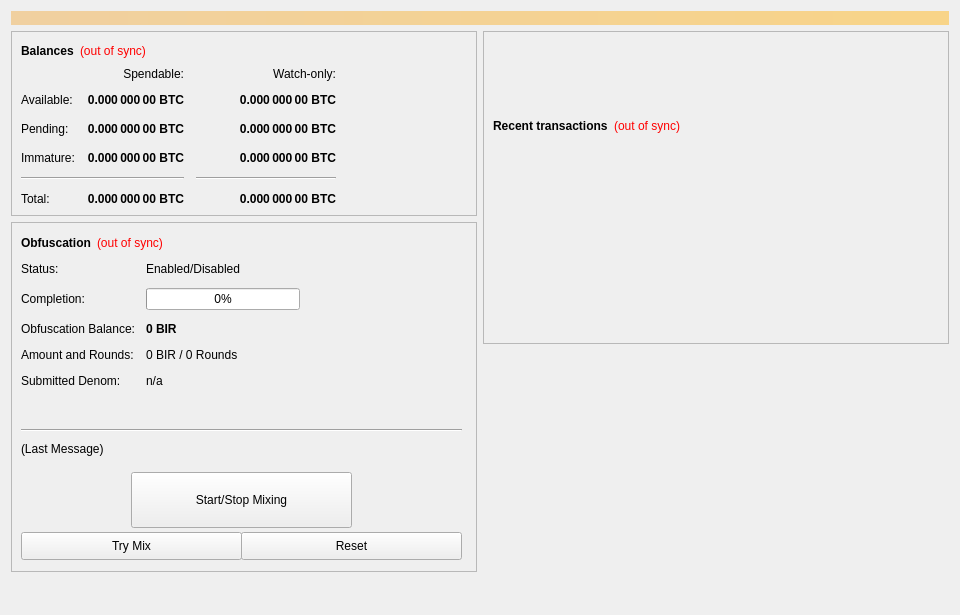
<?xml version="1.0" encoding="UTF-8"?>
<ui version="4.0">
 <class>OverviewPage</class>
 <widget class="QWidget" name="OverviewPage">
  <property name="geometry">
   <rect>
    <x>0</x>
    <y>0</y>
    <width>960</width>
    <height>615</height>
   </rect>
  </property>
  <property name="minimumSize">
   <size>
    <width>960</width>
    <height>0</height>
   </size>
  </property>
  <property name="windowTitle">
   <string>Form</string>
  </property>
  <layout class="QVBoxLayout" name="topLayout">
   <item>
    <widget class="QLabel" name="labelAlerts">
     <property name="visible">
      <bool>false</bool>
     </property>
     <property name="styleSheet">
      <string notr="true">background-color: qlineargradient(x1: 0, y1: 0, x2: 1, y2: 0, stop:0 #F0D0A0, stop:1 #F8D488); color:#000000;</string>
     </property>
     <property name="wordWrap">
      <bool>true</bool>
     </property>
     <property name="margin">
      <number>3</number>
     </property>
    </widget>
   </item>
   <item>
    <layout class="QHBoxLayout" name="horizontalLayout" stretch="1,1">
     <item>
      <layout class="QVBoxLayout" name="verticalLayout_2">
       <item>
        <widget class="QFrame" name="frame">
         <property name="frameShape">
          <enum>QFrame::StyledPanel</enum>
         </property>
         <property name="frameShadow">
          <enum>QFrame::Raised</enum>
         </property>
         <layout class="QVBoxLayout" name="verticalLayout_4">
          <item>
           <layout class="QHBoxLayout" name="horizontalLayout_4">
            <item>
             <widget class="QLabel" name="label_5">
              <property name="font">
               <font>
                <weight>75</weight>
                <bold>true</bold>
               </font>
              </property>
              <property name="text">
               <string>Balances</string>
              </property>
             </widget>
            </item>
            <item>
             <widget class="QLabel" name="labelWalletStatus">
              <property name="cursor">
               <cursorShape>WhatsThisCursor</cursorShape>
              </property>
              <property name="toolTip">
               <string>The displayed information may be out of date. Your wallet automatically synchronizes with the BirakeCoin network after a connection is established, but this process has not completed yet.</string>
              </property>
              <property name="styleSheet">
               <string notr="true">QLabel { color: red; }</string>
              </property>
              <property name="text">
               <string notr="true">(out of sync)</string>
              </property>
              <property name="alignment">
               <set>Qt::AlignLeading|Qt::AlignLeft|Qt::AlignVCenter</set>
              </property>
             </widget>
            </item>
            <item>
             <spacer name="horizontalSpacer_3">
              <property name="orientation">
               <enum>Qt::Horizontal</enum>
              </property>
              <property name="sizeHint" stdset="0">
               <size>
                <width>40</width>
                <height>20</height>
               </size>
              </property>
             </spacer>
            </item>
           </layout>
          </item>
          <item>
           <layout class="QGridLayout" name="gridLayout">
            <property name="spacing">
             <number>12</number>
            </property>
            <item row="2" column="2">
             <widget class="QLabel" name="labelWatchPending">
              <property name="font">
               <font>
                <weight>75</weight>
                <bold>true</bold>
               </font>
              </property>
              <property name="cursor">
               <cursorShape>IBeamCursor</cursorShape>
              </property>
              <property name="toolTip">
               <string>Unconfirmed transactions to watch-only addresses</string>
              </property>
              <property name="text">
               <string notr="true">0.000 000 00 BTC</string>
              </property>
              <property name="alignment">
               <set>Qt::AlignRight|Qt::AlignTrailing|Qt::AlignVCenter</set>
              </property>
              <property name="textInteractionFlags">
               <set>Qt::LinksAccessibleByMouse|Qt::TextSelectableByKeyboard|Qt::TextSelectableByMouse</set>
              </property>
             </widget>
            </item>
            <item row="2" column="1">
             <widget class="QLabel" name="labelUnconfirmed">
              <property name="font">
               <font>
                <weight>75</weight>
                <bold>true</bold>
               </font>
              </property>
              <property name="cursor">
               <cursorShape>IBeamCursor</cursorShape>
              </property>
              <property name="toolTip">
               <string>Total of transactions that have yet to be confirmed, and do not yet count toward the spendable balance</string>
              </property>
              <property name="text">
               <string notr="true">0.000 000 00 BTC</string>
              </property>
              <property name="alignment">
               <set>Qt::AlignRight|Qt::AlignTrailing|Qt::AlignVCenter</set>
              </property>
              <property name="textInteractionFlags">
               <set>Qt::LinksAccessibleByMouse|Qt::TextSelectableByKeyboard|Qt::TextSelectableByMouse</set>
              </property>
             </widget>
            </item>
            <item row="3" column="2">
             <widget class="QLabel" name="labelWatchImmature">
              <property name="font">
               <font>
                <weight>75</weight>
                <bold>true</bold>
               </font>
              </property>
              <property name="cursor">
               <cursorShape>IBeamCursor</cursorShape>
              </property>
              <property name="toolTip">
               <string>Staked or masternode rewards in watch-only addresses that has not yet matured</string>
              </property>
              <property name="text">
               <string notr="true">0.000 000 00 BTC</string>
              </property>
              <property name="alignment">
               <set>Qt::AlignRight|Qt::AlignTrailing|Qt::AlignVCenter</set>
              </property>
              <property name="textInteractionFlags">
               <set>Qt::LinksAccessibleByMouse|Qt::TextSelectableByKeyboard|Qt::TextSelectableByMouse</set>
              </property>
             </widget>
            </item>
            <item row="4" column="0" colspan="2">
             <widget class="Line" name="lineSpendableBalance">
              <property name="orientation">
               <enum>Qt::Horizontal</enum>
              </property>
             </widget>
            </item>
            <item row="4" column="2">
             <widget class="Line" name="lineWatchBalance">
              <property name="sizePolicy">
               <sizepolicy hsizetype="Preferred" vsizetype="Fixed">
                <horstretch>0</horstretch>
                <verstretch>0</verstretch>
               </sizepolicy>
              </property>
              <property name="minimumSize">
               <size>
                <width>140</width>
                <height>0</height>
               </size>
              </property>
              <property name="orientation">
               <enum>Qt::Horizontal</enum>
              </property>
             </widget>
            </item>
            <item row="5" column="0">
             <widget class="QLabel" name="labelTotalText">
              <property name="text">
               <string>Total:</string>
              </property>
             </widget>
            </item>
            <item row="3" column="1">
             <widget class="QLabel" name="labelImmature">
              <property name="font">
               <font>
                <weight>75</weight>
                <bold>true</bold>
               </font>
              </property>
              <property name="cursor">
               <cursorShape>IBeamCursor</cursorShape>
              </property>
              <property name="toolTip">
               <string>Staked or masternode rewards that has not yet matured</string>
              </property>
              <property name="text">
               <string notr="true">0.000 000 00 BTC</string>
              </property>
              <property name="alignment">
               <set>Qt::AlignRight|Qt::AlignTrailing|Qt::AlignVCenter</set>
              </property>
              <property name="textInteractionFlags">
               <set>Qt::LinksAccessibleByMouse|Qt::TextSelectableByKeyboard|Qt::TextSelectableByMouse</set>
              </property>
             </widget>
            </item>
            <item row="2" column="3">
             <spacer name="horizontalSpacer_2">
              <property name="orientation">
               <enum>Qt::Horizontal</enum>
              </property>
              <property name="sizeHint" stdset="0">
               <size>
                <width>40</width>
                <height>20</height>
               </size>
              </property>
             </spacer>
            </item>
            <item row="3" column="0">
             <widget class="QLabel" name="labelImmatureText">
              <property name="text">
               <string>Immature:</string>
              </property>
             </widget>
            </item>
            <item row="5" column="1">
             <widget class="QLabel" name="labelTotal">
              <property name="font">
               <font>
                <weight>75</weight>
                <bold>true</bold>
               </font>
              </property>
              <property name="cursor">
               <cursorShape>IBeamCursor</cursorShape>
              </property>
              <property name="toolTip">
               <string>Your current total balance</string>
              </property>
              <property name="text">
               <string notr="true">0.000 000 00 BTC</string>
              </property>
              <property name="alignment">
               <set>Qt::AlignRight|Qt::AlignTrailing|Qt::AlignVCenter</set>
              </property>
              <property name="textInteractionFlags">
               <set>Qt::LinksAccessibleByMouse|Qt::TextSelectableByKeyboard|Qt::TextSelectableByMouse</set>
              </property>
             </widget>
            </item>
            <item row="5" column="2">
             <widget class="QLabel" name="labelWatchTotal">
              <property name="font">
               <font>
                <weight>75</weight>
                <bold>true</bold>
               </font>
              </property>
              <property name="cursor">
               <cursorShape>IBeamCursor</cursorShape>
              </property>
              <property name="toolTip">
               <string>Current total balance in watch-only addresses</string>
              </property>
              <property name="text">
               <string notr="true">0.000 000 00 BTC</string>
              </property>
              <property name="alignment">
               <set>Qt::AlignRight|Qt::AlignTrailing|Qt::AlignVCenter</set>
              </property>
              <property name="textInteractionFlags">
               <set>Qt::LinksAccessibleByMouse|Qt::TextSelectableByKeyboard|Qt::TextSelectableByMouse</set>
              </property>
             </widget>
            </item>
            <item row="0" column="2">
             <widget class="QLabel" name="labelWatchonly">
              <property name="text">
               <string>Watch-only:</string>
              </property>
              <property name="alignment">
               <set>Qt::AlignRight|Qt::AlignTrailing|Qt::AlignVCenter</set>
              </property>
             </widget>
            </item>
            <item row="1" column="0">
             <widget class="QLabel" name="labelBalanceText">
              <property name="text">
               <string>Available:</string>
              </property>
             </widget>
            </item>
            <item row="1" column="1">
             <widget class="QLabel" name="labelBalance">
              <property name="font">
               <font>
                <weight>75</weight>
                <bold>true</bold>
               </font>
              </property>
              <property name="cursor">
               <cursorShape>IBeamCursor</cursorShape>
              </property>
              <property name="toolTip">
               <string>Your current spendable balance</string>
              </property>
              <property name="text">
               <string notr="true">0.000 000 00 BTC</string>
              </property>
              <property name="alignment">
               <set>Qt::AlignRight|Qt::AlignTrailing|Qt::AlignVCenter</set>
              </property>
              <property name="textInteractionFlags">
               <set>Qt::LinksAccessibleByMouse|Qt::TextSelectableByKeyboard|Qt::TextSelectableByMouse</set>
              </property>
             </widget>
            </item>
            <item row="1" column="2">
             <widget class="QLabel" name="labelWatchAvailable">
              <property name="font">
               <font>
                <weight>75</weight>
                <bold>true</bold>
               </font>
              </property>
              <property name="cursor">
               <cursorShape>IBeamCursor</cursorShape>
              </property>
              <property name="toolTip">
               <string>Your current balance in watch-only addresses</string>
              </property>
              <property name="text">
               <string notr="true">0.000 000 00 BTC</string>
              </property>
              <property name="alignment">
               <set>Qt::AlignRight|Qt::AlignTrailing|Qt::AlignVCenter</set>
              </property>
              <property name="textInteractionFlags">
               <set>Qt::LinksAccessibleByMouse|Qt::TextSelectableByKeyboard|Qt::TextSelectableByMouse</set>
              </property>
             </widget>
            </item>
            <item row="2" column="0">
             <widget class="QLabel" name="labelPendingText">
              <property name="text">
               <string>Pending:</string>
              </property>
             </widget>
            </item>
            <item row="0" column="1">
             <widget class="QLabel" name="labelSpendable">
              <property name="text">
               <string>Spendable:</string>
              </property>
              <property name="alignment">
               <set>Qt::AlignRight|Qt::AlignTrailing|Qt::AlignVCenter</set>
              </property>
             </widget>
            </item>
           </layout>
          </item>
         </layout>
        </widget>
       </item>
       <item>
        <widget class="QFrame" name="frameObfuscation">
         <property name="minimumSize">
          <size>
           <width>0</width>
           <height>350</height>
          </size>
         </property>
         <property name="layoutDirection">
          <enum>Qt::LeftToRight</enum>
         </property>
         <property name="frameShape">
          <enum>QFrame::StyledPanel</enum>
         </property>
         <property name="frameShadow">
          <enum>QFrame::Raised</enum>
         </property>
         <widget class="QWidget" name="formLayoutWidget">
          <property name="geometry">
           <rect>
            <x>10</x>
            <y>40</y>
            <width>451</width>
            <height>161</height>
           </rect>
          </property>
          <layout class="QFormLayout" name="formLayout">
           <property name="fieldGrowthPolicy">
            <enum>QFormLayout::AllNonFixedFieldsGrow</enum>
           </property>
           <property name="horizontalSpacing">
            <number>11</number>
           </property>
           <property name="verticalSpacing">
            <number>12</number>
           </property>
           <item row="0" column="0">
            <widget class="QLabel" name="label_6">
             <property name="text">
              <string>Status:</string>
             </property>
            </widget>
           </item>
           <item row="1" column="0">
            <widget class="QLabel" name="label_7">
             <property name="text">
              <string>Completion:</string>
             </property>
            </widget>
           </item>
           <item row="1" column="1">
            <widget class="QProgressBar" name="obfuscationProgress">
             <property name="maximumSize">
              <size>
               <width>154</width>
               <height>16777215</height>
              </size>
             </property>
             <property name="value">
              <number>0</number>
             </property>
            </widget>
           </item>
           <item row="2" column="0">
            <widget class="QLabel" name="labelAnonymizedText">
             <property name="text">
              <string>Obfuscation Balance:</string>
             </property>
            </widget>
           </item>
           <item row="2" column="1">
            <widget class="QLabel" name="labelAnonymized">
             <property name="font">
              <font>
               <weight>75</weight>
               <bold>true</bold>
              </font>
             </property>
             <property name="text">
              <string notr="true">0 BIR</string>
             </property>
            </widget>
           </item>
           <item row="3" column="0">
            <widget class="QLabel" name="label_8">
             <property name="text">
              <string>Amount and Rounds:</string>
             </property>
            </widget>
           </item>
           <item row="3" column="1">
            <widget class="QLabel" name="labelAmountRounds">
             <property name="text">
              <string>0 BIR / 0 Rounds</string>
             </property>
            </widget>
           </item>
           <item row="4" column="0">
            <widget class="QLabel" name="label_9">
             <property name="text">
              <string>Submitted Denom:</string>
             </property>
            </widget>
           </item>
           <item row="4" column="1">
            <widget class="QLabel" name="labelSubmittedDenom">
             <property name="toolTip">
              <string>The denominations you submitted to the Masternode.&lt;br&gt;To mix, other users must submit the exact same denominations.</string>
             </property>
             <property name="text">
              <string>n/a</string>
             </property>
            </widget>
           </item>
           <item row="0" column="1">
            <widget class="QLabel" name="obfuscationEnabled">
             <property name="text">
              <string>Enabled/Disabled</string>
             </property>
            </widget>
           </item>
          </layout>
         </widget>
         <widget class="QPushButton" name="runAutoDenom">
          <property name="geometry">
           <rect>
            <x>251</x>
            <y>17</y>
            <width>1</width>
            <height>1</height>
           </rect>
          </property>
          <property name="palette">
           <palette>
            <active>
             <colorrole role="WindowText">
              <brush brushstyle="SolidPattern">
               <color alpha="255">
                <red>0</red>
                <green>0</green>
                <blue>0</blue>
               </color>
              </brush>
             </colorrole>
             <colorrole role="Button">
              <brush brushstyle="SolidPattern">
               <color alpha="255">
                <red>239</red>
                <green>238</green>
                <blue>238</blue>
               </color>
              </brush>
             </colorrole>
             <colorrole role="Light">
              <brush brushstyle="SolidPattern">
               <color alpha="255">
                <red>255</red>
                <green>255</green>
                <blue>255</blue>
               </color>
              </brush>
             </colorrole>
             <colorrole role="Midlight">
              <brush brushstyle="SolidPattern">
               <color alpha="255">
                <red>247</red>
                <green>246</green>
                <blue>246</blue>
               </color>
              </brush>
             </colorrole>
             <colorrole role="Dark">
              <brush brushstyle="SolidPattern">
               <color alpha="255">
                <red>119</red>
                <green>119</green>
                <blue>119</blue>
               </color>
              </brush>
             </colorrole>
             <colorrole role="Mid">
              <brush brushstyle="SolidPattern">
               <color alpha="255">
                <red>159</red>
                <green>159</green>
                <blue>159</blue>
               </color>
              </brush>
             </colorrole>
             <colorrole role="Text">
              <brush brushstyle="SolidPattern">
               <color alpha="255">
                <red>0</red>
                <green>0</green>
                <blue>0</blue>
               </color>
              </brush>
             </colorrole>
             <colorrole role="BrightText">
              <brush brushstyle="SolidPattern">
               <color alpha="255">
                <red>255</red>
                <green>255</green>
                <blue>255</blue>
               </color>
              </brush>
             </colorrole>
             <colorrole role="ButtonText">
              <brush brushstyle="SolidPattern">
               <color alpha="255">
                <red>0</red>
                <green>0</green>
                <blue>0</blue>
               </color>
              </brush>
             </colorrole>
             <colorrole role="Base">
              <brush brushstyle="SolidPattern">
               <color alpha="255">
                <red>255</red>
                <green>255</green>
                <blue>255</blue>
               </color>
              </brush>
             </colorrole>
             <colorrole role="Window">
              <brush brushstyle="SolidPattern">
               <color alpha="255">
                <red>239</red>
                <green>238</green>
                <blue>238</blue>
               </color>
              </brush>
             </colorrole>
             <colorrole role="Shadow">
              <brush brushstyle="SolidPattern">
               <color alpha="255">
                <red>0</red>
                <green>0</green>
                <blue>0</blue>
               </color>
              </brush>
             </colorrole>
             <colorrole role="AlternateBase">
              <brush brushstyle="SolidPattern">
               <color alpha="255">
                <red>247</red>
                <green>246</green>
                <blue>246</blue>
               </color>
              </brush>
             </colorrole>
             <colorrole role="ToolTipBase">
              <brush brushstyle="SolidPattern">
               <color alpha="255">
                <red>255</red>
                <green>255</green>
                <blue>220</blue>
               </color>
              </brush>
             </colorrole>
             <colorrole role="ToolTipText">
              <brush brushstyle="SolidPattern">
               <color alpha="255">
                <red>0</red>
                <green>0</green>
                <blue>0</blue>
               </color>
              </brush>
             </colorrole>
            </active>
            <inactive>
             <colorrole role="WindowText">
              <brush brushstyle="SolidPattern">
               <color alpha="255">
                <red>0</red>
                <green>0</green>
                <blue>0</blue>
               </color>
              </brush>
             </colorrole>
             <colorrole role="Button">
              <brush brushstyle="SolidPattern">
               <color alpha="255">
                <red>239</red>
                <green>238</green>
                <blue>238</blue>
               </color>
              </brush>
             </colorrole>
             <colorrole role="Light">
              <brush brushstyle="SolidPattern">
               <color alpha="255">
                <red>255</red>
                <green>255</green>
                <blue>255</blue>
               </color>
              </brush>
             </colorrole>
             <colorrole role="Midlight">
              <brush brushstyle="SolidPattern">
               <color alpha="255">
                <red>247</red>
                <green>246</green>
                <blue>246</blue>
               </color>
              </brush>
             </colorrole>
             <colorrole role="Dark">
              <brush brushstyle="SolidPattern">
               <color alpha="255">
                <red>119</red>
                <green>119</green>
                <blue>119</blue>
               </color>
              </brush>
             </colorrole>
             <colorrole role="Mid">
              <brush brushstyle="SolidPattern">
               <color alpha="255">
                <red>159</red>
                <green>159</green>
                <blue>159</blue>
               </color>
              </brush>
             </colorrole>
             <colorrole role="Text">
              <brush brushstyle="SolidPattern">
               <color alpha="255">
                <red>0</red>
                <green>0</green>
                <blue>0</blue>
               </color>
              </brush>
             </colorrole>
             <colorrole role="BrightText">
              <brush brushstyle="SolidPattern">
               <color alpha="255">
                <red>255</red>
                <green>255</green>
                <blue>255</blue>
               </color>
              </brush>
             </colorrole>
             <colorrole role="ButtonText">
              <brush brushstyle="SolidPattern">
               <color alpha="255">
                <red>0</red>
                <green>0</green>
                <blue>0</blue>
               </color>
              </brush>
             </colorrole>
             <colorrole role="Base">
              <brush brushstyle="SolidPattern">
               <color alpha="255">
                <red>255</red>
                <green>255</green>
                <blue>255</blue>
               </color>
              </brush>
             </colorrole>
             <colorrole role="Window">
              <brush brushstyle="SolidPattern">
               <color alpha="255">
                <red>239</red>
                <green>238</green>
                <blue>238</blue>
               </color>
              </brush>
             </colorrole>
             <colorrole role="Shadow">
              <brush brushstyle="SolidPattern">
               <color alpha="255">
                <red>0</red>
                <green>0</green>
                <blue>0</blue>
               </color>
              </brush>
             </colorrole>
             <colorrole role="AlternateBase">
              <brush brushstyle="SolidPattern">
               <color alpha="255">
                <red>247</red>
                <green>246</green>
                <blue>246</blue>
               </color>
              </brush>
             </colorrole>
             <colorrole role="ToolTipBase">
              <brush brushstyle="SolidPattern">
               <color alpha="255">
                <red>255</red>
                <green>255</green>
                <blue>220</blue>
               </color>
              </brush>
             </colorrole>
             <colorrole role="ToolTipText">
              <brush brushstyle="SolidPattern">
               <color alpha="255">
                <red>0</red>
                <green>0</green>
                <blue>0</blue>
               </color>
              </brush>
             </colorrole>
            </inactive>
            <disabled>
             <colorrole role="WindowText">
              <brush brushstyle="SolidPattern">
               <color alpha="255">
                <red>119</red>
                <green>119</green>
                <blue>119</blue>
               </color>
              </brush>
             </colorrole>
             <colorrole role="Button">
              <brush brushstyle="SolidPattern">
               <color alpha="255">
                <red>239</red>
                <green>238</green>
                <blue>238</blue>
               </color>
              </brush>
             </colorrole>
             <colorrole role="Light">
              <brush brushstyle="SolidPattern">
               <color alpha="255">
                <red>255</red>
                <green>255</green>
                <blue>255</blue>
               </color>
              </brush>
             </colorrole>
             <colorrole role="Midlight">
              <brush brushstyle="SolidPattern">
               <color alpha="255">
                <red>247</red>
                <green>246</green>
                <blue>246</blue>
               </color>
              </brush>
             </colorrole>
             <colorrole role="Dark">
              <brush brushstyle="SolidPattern">
               <color alpha="255">
                <red>119</red>
                <green>119</green>
                <blue>119</blue>
               </color>
              </brush>
             </colorrole>
             <colorrole role="Mid">
              <brush brushstyle="SolidPattern">
               <color alpha="255">
                <red>159</red>
                <green>159</green>
                <blue>159</blue>
               </color>
              </brush>
             </colorrole>
             <colorrole role="Text">
              <brush brushstyle="SolidPattern">
               <color alpha="255">
                <red>119</red>
                <green>119</green>
                <blue>119</blue>
               </color>
              </brush>
             </colorrole>
             <colorrole role="BrightText">
              <brush brushstyle="SolidPattern">
               <color alpha="255">
                <red>255</red>
                <green>255</green>
                <blue>255</blue>
               </color>
              </brush>
             </colorrole>
             <colorrole role="ButtonText">
              <brush brushstyle="SolidPattern">
               <color alpha="255">
                <red>119</red>
                <green>119</green>
                <blue>119</blue>
               </color>
              </brush>
             </colorrole>
             <colorrole role="Base">
              <brush brushstyle="SolidPattern">
               <color alpha="255">
                <red>239</red>
                <green>238</green>
                <blue>238</blue>
               </color>
              </brush>
             </colorrole>
             <colorrole role="Window">
              <brush brushstyle="SolidPattern">
               <color alpha="255">
                <red>239</red>
                <green>238</green>
                <blue>238</blue>
               </color>
              </brush>
             </colorrole>
             <colorrole role="Shadow">
              <brush brushstyle="SolidPattern">
               <color alpha="255">
                <red>0</red>
                <green>0</green>
                <blue>0</blue>
               </color>
              </brush>
             </colorrole>
             <colorrole role="AlternateBase">
              <brush brushstyle="SolidPattern">
               <color alpha="255">
                <red>239</red>
                <green>238</green>
                <blue>238</blue>
               </color>
              </brush>
             </colorrole>
             <colorrole role="ToolTipBase">
              <brush brushstyle="SolidPattern">
               <color alpha="255">
                <red>255</red>
                <green>255</green>
                <blue>220</blue>
               </color>
              </brush>
             </colorrole>
             <colorrole role="ToolTipText">
              <brush brushstyle="SolidPattern">
               <color alpha="255">
                <red>0</red>
                <green>0</green>
                <blue>0</blue>
               </color>
              </brush>
             </colorrole>
            </disabled>
           </palette>
          </property>
          <property name="focusPolicy">
           <enum>Qt::NoFocus</enum>
          </property>
          <property name="autoFillBackground">
           <bool>true</bool>
          </property>
          <property name="text">
           <string/>
          </property>
          <property name="flat">
           <bool>true</bool>
          </property>
         </widget>
         <widget class="QPushButton" name="toggleObfuscation">
          <property name="geometry">
           <rect>
            <x>120</x>
            <y>250</y>
            <width>221</width>
            <height>56</height>
           </rect>
          </property>
          <property name="sizePolicy">
           <sizepolicy hsizetype="MinimumExpanding" vsizetype="Fixed">
            <horstretch>0</horstretch>
            <verstretch>0</verstretch>
           </sizepolicy>
          </property>
          <property name="text">
           <string>Start/Stop Mixing</string>
          </property>
         </widget>
         <widget class="Line" name="lineLastMessage">
          <property name="geometry">
           <rect>
            <x>10</x>
            <y>200</y>
            <width>441</width>
            <height>16</height>
           </rect>
          </property>
          <property name="orientation">
           <enum>Qt::Horizontal</enum>
          </property>
         </widget>
         <widget class="QLabel" name="obfuscationStatus">
          <property name="geometry">
           <rect>
            <x>10</x>
            <y>220</y>
            <width>451</width>
            <height>61</height>
           </rect>
          </property>
          <property name="minimumSize">
           <size>
            <width>288</width>
            <height>43</height>
           </size>
          </property>
          <property name="text">
           <string>(Last Message)</string>
          </property>
          <property name="alignment">
           <set>Qt::AlignLeading|Qt::AlignLeft|Qt::AlignTop</set>
          </property>
          <property name="wordWrap">
           <bool>true</bool>
          </property>
         </widget>
         <widget class="QPushButton" name="obfuscationAuto">
          <property name="geometry">
           <rect>
            <x>10</x>
            <y>310</y>
            <width>221</width>
            <height>28</height>
           </rect>
          </property>
          <property name="sizePolicy">
           <sizepolicy hsizetype="MinimumExpanding" vsizetype="Fixed">
            <horstretch>0</horstretch>
            <verstretch>0</verstretch>
           </sizepolicy>
          </property>
          <property name="toolTip">
           <string>Try to manually submit a Obfuscation request.</string>
          </property>
          <property name="text">
           <string>Try Mix</string>
          </property>
         </widget>
         <widget class="QPushButton" name="obfuscationReset">
          <property name="geometry">
           <rect>
            <x>230</x>
            <y>310</y>
            <width>221</width>
            <height>28</height>
           </rect>
          </property>
          <property name="sizePolicy">
           <sizepolicy hsizetype="MinimumExpanding" vsizetype="Fixed">
            <horstretch>0</horstretch>
            <verstretch>0</verstretch>
           </sizepolicy>
          </property>
          <property name="toolTip">
           <string>Reset the current status of Obfuscation (can interrupt Obfuscation if it's in the process of Mixing, which can cost you money!)</string>
          </property>
          <property name="autoFillBackground">
           <bool>false</bool>
          </property>
          <property name="text">
           <string>Reset</string>
          </property>
         </widget>
         <widget class="QWidget" name="layoutWidget">
          <property name="geometry">
           <rect>
            <x>10</x>
            <y>10</y>
            <width>431</width>
            <height>22</height>
           </rect>
          </property>
          <layout class="QHBoxLayout" name="horizontalLayout_5">
           <item>
            <widget class="QLabel" name="label_2">
             <property name="font">
              <font>
               <weight>75</weight>
               <bold>true</bold>
              </font>
             </property>
             <property name="text">
              <string>Obfuscation</string>
             </property>
            </widget>
           </item>
           <item>
            <widget class="QLabel" name="labelObfuscationSyncStatus">
             <property name="toolTip">
              <string>The displayed information may be out of date. Your wallet automatically synchronizes with the BirakeCoin network after a connection is established, but this process has not completed yet.</string>
             </property>
             <property name="styleSheet">
              <string notr="true">QLabel { color: red; }</string>
             </property>
             <property name="text">
              <string notr="true">(out of sync)</string>
             </property>
             <property name="alignment">
              <set>Qt::AlignLeading|Qt::AlignLeft|Qt::AlignVCenter</set>
             </property>
            </widget>
           </item>
           <item>
            <spacer name="horizontalSpacer_4">
             <property name="orientation">
              <enum>Qt::Horizontal</enum>
             </property>
             <property name="sizeHint" stdset="0">
              <size>
               <width>40</width>
               <height>20</height>
              </size>
             </property>
            </spacer>
           </item>
          </layout>
         </widget>
        </widget>
       </item>
       <item>
        <spacer name="verticalSpacer">
         <property name="orientation">
          <enum>Qt::Vertical</enum>
         </property>
         <property name="sizeHint" stdset="0">
          <size>
           <width>20</width>
           <height>40</height>
          </size>
         </property>
        </spacer>
       </item>
      </layout>
     </item>
     <item>
      <layout class="QVBoxLayout" name="verticalLayout_3">
       <item>
        <widget class="QFrame" name="frame_2">
         <property name="frameShape">
          <enum>QFrame::StyledPanel</enum>
         </property>
         <property name="frameShadow">
          <enum>QFrame::Raised</enum>
         </property>
         <layout class="QVBoxLayout" name="verticalLayout">
          <item>
           <spacer name="verticalSpacer_3">
            <property name="orientation">
             <enum>Qt::Vertical</enum>
            </property>
            <property name="sizeType">
             <enum>QSizePolicy::Fixed</enum>
            </property>
            <property name="sizeHint" stdset="0">
             <size>
              <width>20</width>
              <height>75</height>
             </size>
            </property>
           </spacer>
          </item>
          <item>
           <layout class="QHBoxLayout" name="horizontalLayout_2">
            <item>
             <widget class="QLabel" name="label_4">
              <property name="font">
               <font>
                <weight>75</weight>
                <bold>true</bold>
               </font>
              </property>
              <property name="text">
               <string>Recent transactions</string>
              </property>
             </widget>
            </item>
            <item>
             <widget class="QLabel" name="labelTransactionsStatus">
              <property name="cursor">
               <cursorShape>WhatsThisCursor</cursorShape>
              </property>
              <property name="toolTip">
               <string>The displayed information may be out of date. Your wallet automatically synchronizes with the BirakeCoin network after a connection is established, but this process has not completed yet.</string>
              </property>
              <property name="styleSheet">
               <string notr="true">QLabel { color: red; }</string>
              </property>
              <property name="text">
               <string notr="true">(out of sync)</string>
              </property>
              <property name="alignment">
               <set>Qt::AlignRight|Qt::AlignTrailing|Qt::AlignVCenter</set>
              </property>
             </widget>
            </item>
            <item>
             <spacer name="horizontalSpacer">
              <property name="orientation">
               <enum>Qt::Horizontal</enum>
              </property>
              <property name="sizeHint" stdset="0">
               <size>
                <width>40</width>
                <height>20</height>
               </size>
              </property>
             </spacer>
            </item>
           </layout>
          </item>
          <item>
           <widget class="QListView" name="listTransactions">
            <property name="styleSheet">
             <string notr="true">QListView { background: transparent; }</string>
            </property>
            <property name="frameShape">
             <enum>QFrame::NoFrame</enum>
            </property>
            <property name="verticalScrollBarPolicy">
             <enum>Qt::ScrollBarAlwaysOff</enum>
            </property>
            <property name="horizontalScrollBarPolicy">
             <enum>Qt::ScrollBarAlwaysOff</enum>
            </property>
            <property name="selectionMode">
             <enum>QAbstractItemView::NoSelection</enum>
            </property>
           </widget>
          </item>
         </layout>
        </widget>
       </item>
       <item>
        <spacer name="verticalSpacer_2">
         <property name="orientation">
          <enum>Qt::Vertical</enum>
         </property>
         <property name="sizeType">
          <enum>QSizePolicy::Expanding</enum>
         </property>
         <property name="sizeHint" stdset="0">
          <size>
           <width>20</width>
           <height>40</height>
          </size>
         </property>
        </spacer>
       </item>
      </layout>
     </item>
    </layout>
   </item>
  </layout>
 </widget>
 <resources/>
 <connections/>
</ui>
